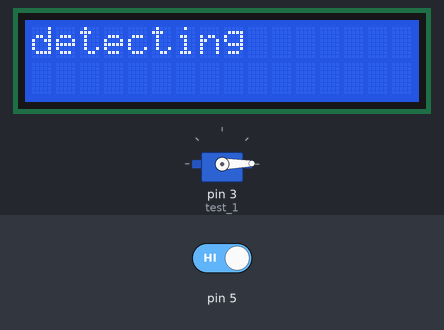
Bench run of a sketch on a simulated Arduino Uno, built with avr-gcc and run on an emulated ATmega328P. On the bench: servo, 16×2 character LCD. The test bench sets the inputs (shaded band); at power-on: pin 5 HIGH.

Above: at 1.2 s.
1.3 s: pin 5 driven LOW
At 1.52 s:
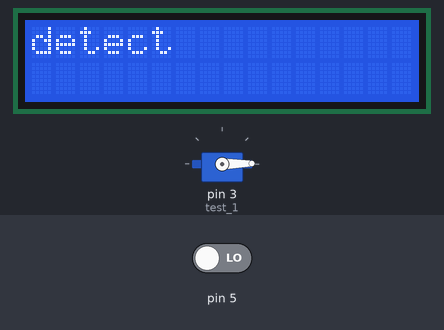
3.2 s: pin 5 driven HIGH
At 3.74 s:
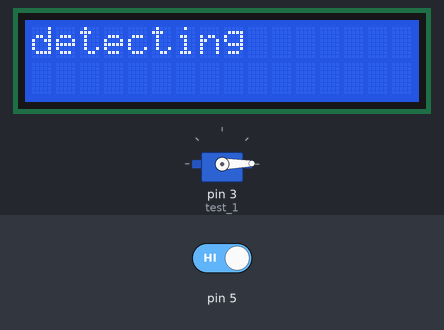
Timing chart, 0 to 6.2 s (numbered marks = the images above; inputs shaded):
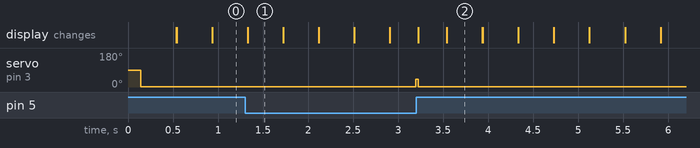

The sketch:

radar.ino
```cpp
#include <Servo.h>
#include<LiquidCrystal.h>

LiquidCrystal lcd(13,12,11,10,9,8);
Servo test_1;

void setup() {
test_1.attach(3);
pinMode(5,INPUT);
lcd.begin(16, 2);
}

void loop() {
  int x=digitalRead(5);

  if(x==0){
    lcd.setCursor(0, 0);
    lcd.print("detect");
    delay(50);
    }
  else{
    lcd.print("detecting");
    delay(50);
  }

  for (int i=0;i<181;i++){
    test_1.write(i);
    // delay(20);
  }

  for(int i=180;i>0;i--){
    test_1.write(i);
    // delay(20);
  }
  lcd.clear();

}
```

Measured:
- after the input at 1.3 s, servo on pin 3 (test_1): 1° → 40° after 1.9 s; the display: first differs from a run without the input at once (image 1)
- after the input at 3.2 s, servo on pin 3 (test_1): 40° → 1° at once; the display: changes at once (image 2)
